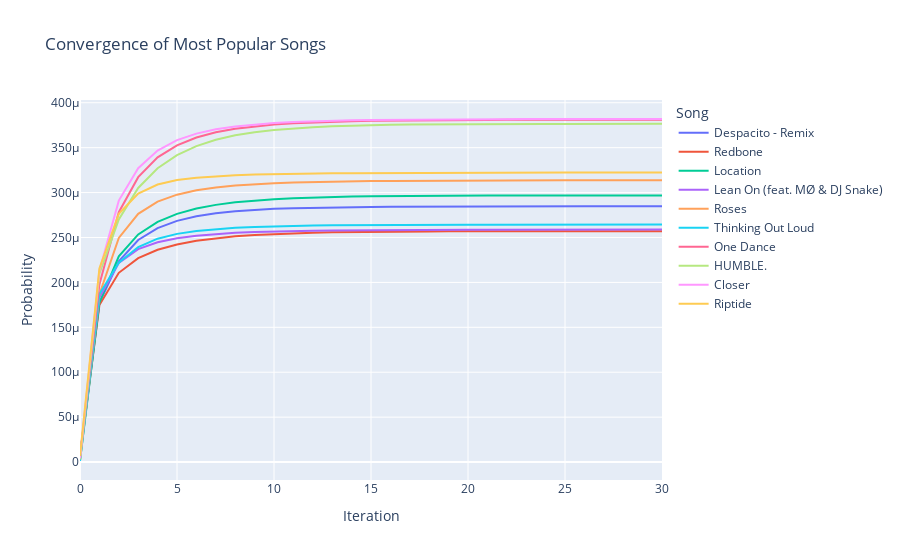

Here is the notebook cell this chart was saved with:
### Code cell
n = 10

popularity = np.sum(transition_matrix_sum, axis=0)
top_n_indices = np.argsort(popularity.A1)[-n:]

init = np.random.rand(1, num_songs)
init = init / np.sum(init)
probs = [init]
p = csr_matrix(init)

damping = True
if damping:
    damping_factor = 0.85
    random_jump_vector = csr_matrix(np.ones(num_songs)/num_songs)
    for i in tqdm(range(30)):
        p = damping_factor * np.dot(p, transition_matrix_sum) + (1 - damping_factor) * random_jump_vector
        probs.append(p)
else:
    for i in tqdm(range(30)):
        p = np.dot(p, transition_matrix_sum)
        probs.append(p)


plot_data = []
for i in top_n_indices:
    song_name = song_data_map[list(song_relationships)[i]]["song_name"]
    for step_num, step in enumerate(probs):
        plot_data.append({'Iteration': step_num, 'Probability': step[0, i], 'Song': song_name})

df = pd.DataFrame(plot_data)
fig = px.line(df, x='Iteration', y='Probability', color='Song', title='Convergence of Most Popular Songs')
fig.show()

### Figure 1 — Plotly figure (JSON) as saved in the notebook; plotly's stock layout.template omitted (floating-point values rounded to 4 significant figures)
{"data": [{"hovertemplate": "Song=Despacito - Remix<br>Iteration=%{x}<br>Probability=%{y}<extra></extra>", "legendgroup": "Despacito - Remix", "line": {"color": "#636efa", "dash": "solid"}, "marker": {"symbol": "circle"}, "mode": "lines", "name": "Despacito - Remix", "orientation": "v", "showlegend": true, "type": "scatter", "x": [0, 1, 2, 3, 4, 5, 6, 7, 8, 9, 10, 11, 12, 13, 14, 15, 16, 17, 18, 19, 20, 21, 22, 23, 24, 25, 26, 27, 28, 29, 30], "xaxis": "x", "y": [6.763e-06, 0.0001771, 0.0002234, 0.0002472, 0.0002605, 0.0002685, 0.0002736, 0.000277, 0.0002792, 0.0002808, 0.0002819, 0.0002826, 0.0002832, 0.0002836, 0.0002839, 0.0002841, 0.0002842, 0.0002843, 0.0002844, 0.0002845, 0.0002846, 0.0002846, 0.0002846, 0.0002846, 0.0002847, 0.0002847, 0.0002847, 0.0002847, 0.0002847, 0.0002847, 0.0002847], "yaxis": "y"}, {"hovertemplate": "Song=Redbone<br>Iteration=%{x}<br>Probability=%{y}<extra></extra>", "legendgroup": "Redbone", "line": {"color": "#EF553B", "dash": "solid"}, "marker": {"symbol": "circle"}, "mode": "lines", "name": "Redbone", "orientation": "v", "showlegend": true, "type": "scatter", "x": [0, 1, 2, 3, 4, 5, 6, 7, 8, 9, 10, 11, 12, 13, 14, 15, 16, 17, 18, 19, 20, 21, 22, 23, 24, 25, 26, 27, 28, 29, 30], "xaxis": "x", "y": [6.454e-06, 0.0001748, 0.0002107, 0.000227, 0.0002363, 0.0002423, 0.0002464, 0.0002493, 0.0002513, 0.0002528, 0.0002539, 0.0002547, 0.0002553, 0.0002557, 0.0002561, 0.0002563, 0.0002565, 0.0002566, 0.0002567, 0.0002568, 0.0002569, 0.0002569, 0.000257, 0.000257, 0.000257, 0.000257, 0.0002571, 0.0002571, 0.0002571, 0.0002571, 0.0002571], "yaxis": "y"}, {"hovertemplate": "Song=Location<br>Iteration=%{x}<br>Probability=%{y}<extra></extra>", "legendgroup": "Location", "line": {"color": "#00cc96", "dash": "solid"}, "marker": {"symbol": "circle"}, "mode": "lines", "name": "Location", "orientation": "v", "showlegend": true, "type": "scatter", "x": [0, 1, 2, 3, 4, 5, 6, 7, 8, 9, 10, 11, 12, 13, 14, 15, 16, 17, 18, 19, 20, 21, 22, 23, 24, 25, 26, 27, 28, 29, 30], "xaxis": "x", "y": [1.9e-06, 0.0001774, 0.000229, 0.0002534, 0.0002674, 0.0002763, 0.0002822, 0.0002863, 0.0002892, 0.0002912, 0.0002927, 0.0002938, 0.0002945, 0.0002951, 0.0002955, 0.0002958, 0.0002961, 0.0002962, 0.0002964, 0.0002965, 0.0002966, 0.0002966, 0.0002967, 0.0002967, 0.0002967, 0.0002968, 0.0002968, 0.0002968, 0.0002968, 0.0002968, 0.0002968], "yaxis": "y"}, {"hovertemplate": "Song=Lean On (feat. MØ & DJ Snake)<br>Iteration=%{x}<br>Probability=%{y}<extra></extra>", "legendgroup": "Lean On (feat. MØ & DJ Snake)", "line": {"color": "#ab63fa", "dash": "solid"}, "marker": {"symbol": "circle"}, "mode": "lines", "name": "Lean On (feat. MØ & DJ Snake)", "orientation": "v", "showlegend": true, "type": "scatter", "x": [0, 1, 2, 3, 4, 5, 6, 7, 8, 9, 10, 11, 12, 13, 14, 15, 16, 17, 18, 19, 20, 21, 22, 23, 24, 25, 26, 27, 28, 29, 30], "xaxis": "x", "y": [6.9e-06, 0.0001831, 0.0002217, 0.000237, 0.0002447, 0.0002492, 0.000252, 0.0002539, 0.0002552, 0.0002561, 0.0002568, 0.0002573, 0.0002576, 0.0002579, 0.0002581, 0.0002583, 0.0002584, 0.0002585, 0.0002586, 0.0002586, 0.0002587, 0.0002587, 0.0002587, 0.0002588, 0.0002588, 0.0002588, 0.0002588, 0.0002588, 0.0002588, 0.0002588, 0.0002588], "yaxis": "y"}, {"hovertemplate": "Song=Roses<br>Iteration=%{x}<br>Probability=%{y}<extra></extra>", "legendgroup": "Roses", "line": {"color": "#FFA15A", "dash": "solid"}, "marker": {"symbol": "circle"}, "mode": "lines", "name": "Roses", "orientation": "v", "showlegend": true, "type": "scatter", "x": [0, 1, 2, 3, 4, 5, 6, 7, 8, 9, 10, 11, 12, 13, 14, 15, 16, 17, 18, 19, 20, 21, 22, 23, 24, 25, 26, 27, 28, 29, 30], "xaxis": "x", "y": [1.927e-06, 0.0001865, 0.0002496, 0.0002763, 0.0002899, 0.0002977, 0.0003025, 0.0003057, 0.0003078, 0.0003094, 0.0003104, 0.0003112, 0.0003118, 0.0003122, 0.0003126, 0.0003128, 0.000313, 0.0003132, 0.0003133, 0.0003134, 0.0003134, 0.0003135, 0.0003135, 0.0003135, 0.0003136, 0.0003136, 0.0003136, 0.0003136, 0.0003136, 0.0003136, 0.0003136], "yaxis": "y"}, {"hovertemplate": "Song=Thinking Out Loud<br>Iteration=%{x}<br>Probability=%{y}<extra></extra>", "legendgroup": "Thinking Out Loud", "line": {"color": "#19d3f3", "dash": "solid"}, "marker": {"symbol": "circle"}, "mode": "lines", "name": "Thinking Out Loud", "orientation": "v", "showlegend": true, "type": "scatter", "x": [0, 1, 2, 3, 4, 5, 6, 7, 8, 9, 10, 11, 12, 13, 14, 15, 16, 17, 18, 19, 20, 21, 22, 23, 24, 25, 26, 27, 28, 29, 30], "xaxis": "x", "y": [1.194e-06, 0.000187, 0.0002219, 0.0002394, 0.0002487, 0.000254, 0.0002573, 0.0002594, 0.0002608, 0.0002618, 0.0002624, 0.0002629, 0.0002633, 0.0002635, 0.0002637, 0.0002639, 0.000264, 0.0002641, 0.0002641, 0.0002642, 0.0002642, 0.0002643, 0.0002643, 0.0002643, 0.0002643, 0.0002643, 0.0002643, 0.0002644, 0.0002644, 0.0002644, 0.0002644], "yaxis": "y"}, {"hovertemplate": "Song=One Dance<br>Iteration=%{x}<br>Probability=%{y}<extra></extra>", "legendgroup": "One Dance", "line": {"color": "#FF6692", "dash": "solid"}, "marker": {"symbol": "circle"}, "mode": "lines", "name": "One Dance", "orientation": "v", "showlegend": true, "type": "scatter", "x": [0, 1, 2, 3, 4, 5, 6, 7, 8, 9, 10, 11, 12, 13, 14, 15, 16, 17, 18, 19, 20, 21, 22, 23, 24, 25, 26, 27, 28, 29, 30], "xaxis": "x", "y": [4.502e-06, 0.0001977, 0.0002782, 0.0003172, 0.0003391, 0.0003526, 0.0003613, 0.0003672, 0.0003711, 0.0003739, 0.0003758, 0.0003772, 0.0003782, 0.000379, 0.0003795, 0.0003799, 0.0003802, 0.0003804, 0.0003806, 0.0003807, 0.0003808, 0.0003809, 0.000381, 0.000381, 0.000381, 0.0003811, 0.0003811, 0.0003811, 0.0003811, 0.0003811, 0.0003811], "yaxis": "y"}, {"hovertemplate": "Song=HUMBLE.<br>Iteration=%{x}<br>Probability=%{y}<extra></extra>", "legendgroup": "HUMBLE.", "line": {"color": "#B6E880", "dash": "solid"}, "marker": {"symbol": "circle"}, "mode": "lines", "name": "HUMBLE.", "orientation": "v", "showlegend": true, "type": "scatter", "x": [0, 1, 2, 3, 4, 5, 6, 7, 8, 9, 10, 11, 12, 13, 14, 15, 16, 17, 18, 19, 20, 21, 22, 23, 24, 25, 26, 27, 28, 29, 30], "xaxis": "x", "y": [2.922e-06, 0.0002096, 0.0002701, 0.0003051, 0.000327, 0.0003417, 0.0003517, 0.0003588, 0.0003637, 0.0003672, 0.0003697, 0.0003715, 0.0003728, 0.0003738, 0.0003745, 0.000375, 0.0003754, 0.0003757, 0.0003759, 0.000376, 0.0003761, 0.0003762, 0.0003763, 0.0003764, 0.0003764, 0.0003764, 0.0003765, 0.0003765, 0.0003765, 0.0003765, 0.0003765], "yaxis": "y"}, {"hovertemplate": "Song=Closer<br>Iteration=%{x}<br>Probability=%{y}<extra></extra>", "legendgroup": "Closer", "line": {"color": "#FF97FF", "dash": "solid"}, "marker": {"symbol": "circle"}, "mode": "lines", "name": "Closer", "orientation": "v", "showlegend": true, "type": "scatter", "x": [0, 1, 2, 3, 4, 5, 6, 7, 8, 9, 10, 11, 12, 13, 14, 15, 16, 17, 18, 19, 20, 21, 22, 23, 24, 25, 26, 27, 28, 29, 30], "xaxis": "x", "y": [4.386e-06, 0.0002132, 0.0002911, 0.0003272, 0.0003467, 0.0003583, 0.0003656, 0.0003704, 0.0003737, 0.0003759, 0.0003775, 0.0003786, 0.0003794, 0.00038, 0.0003805, 0.0003808, 0.0003811, 0.0003813, 0.0003814, 0.0003815, 0.0003816, 0.0003817, 0.0003817, 0.0003818, 0.0003818, 0.0003818, 0.0003819, 0.0003819, 0.0003819, 0.0003819, 0.0003819], "yaxis": "y"}, {"hovertemplate": "Song=Riptide<br>Iteration=%{x}<br>Probability=%{y}<extra></extra>", "legendgroup": "Riptide", "line": {"color": "#FECB52", "dash": "solid"}, "marker": {"symbol": "circle"}, "mode": "lines", "name": "Riptide", "orientation": "v", "showlegend": true, "type": "scatter", "x": [0, 1, 2, 3, 4, 5, 6, 7, 8, 9, 10, 11, 12, 13, 14, 15, 16, 17, 18, 19, 20, 21, 22, 23, 24, 25, 26, 27, 28, 29, 30], "xaxis": "x", "y": [6.863e-06, 0.0002154, 0.0002764, 0.000299, 0.0003089, 0.0003139, 0.0003166, 0.0003183, 0.0003193, 0.00032, 0.0003206, 0.0003209, 0.0003212, 0.0003215, 0.0003216, 0.0003218, 0.0003219, 0.000322, 0.000322, 0.0003221, 0.0003221, 0.0003222, 0.0003222, 0.0003222, 0.0003223, 0.0003223, 0.0003223, 0.0003223, 0.0003223, 0.0003223, 0.0003223], "yaxis": "y"}], "layout": {"legend": {"title": {"text": "Song"}, "tracegroupgap": 0}, "title": {"text": "Convergence of Most Popular Songs"}, "xaxis": {"anchor": "y", "domain": [0, 1], "title": {"text": "Iteration"}}, "yaxis": {"anchor": "x", "domain": [0, 1], "title": {"text": "Probability"}}}}
